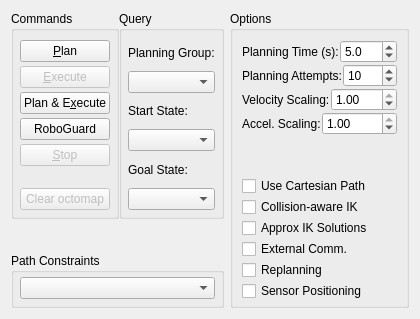
     <widget class="QWidget" name="planning">
      <attribute name="title">
       <string>Planning</string>
      </attribute>
      <layout class="QHBoxLayout" name="horizontalLayout_9">
       <item>
        <layout class="QVBoxLayout" name="verticalLayout_11">
         <property name="spacing">
          <number>0</number>
         </property>
         <item>
          <layout class="QHBoxLayout" name="horizontalLayout_7">
           <property name="spacing">
            <number>0</number>
           </property>
           <item>
            <widget class="QGroupBox" name="groupBox_9">
             <property name="title">
              <string>Commands</string>
             </property>
             <layout class="QVBoxLayout" name="verticalLayout_9">
              <property name="spacing">
               <number>4</number>
              </property>
              <property name="leftMargin">
               <number>6</number>
              </property>
              <property name="rightMargin">
               <number>6</number>
              </property>
              <property name="bottomMargin">
               <number>6</number>
              </property>
              <item>
               <widget class="QPushButton" name="plan_button">
                <property name="text">
                 <string>&amp;Plan</string>
                </property>
               </widget>
              </item>
              <item>
               <widget class="QPushButton" name="execute_button">
                <property name="enabled">
                 <bool>false</bool>
                </property>
                <property name="text">
                 <string>&amp;Execute</string>
                </property>
               </widget>
              </item>
              <item>
               <widget class="QPushButton" name="plan_and_execute_button">
                <property name="text">
                 <string>Plan &amp;&amp; E&amp;xecute</string>
                </property>
               </widget>
              </item>
              <item>
               <widget class="QPushButton" name="roboguard_button">
                <property name="text">
                 <string>RoboGuard</string>
                </property>
               </widget>
              </item>
              <item>
               <widget class="QPushButton" name="stop_button">
                <property name="enabled">
                 <bool>false</bool>
                </property>
                <property name="toolTip">
                 <string>Stop execution by sending a stop command to the move_group.</string>
                </property>
                <property name="text">
                 <string>&amp;Stop</string>
                </property>
               </widget>
              </item>
              <item>
               <widget class="QLabel" name="result_label">
                <property name="layoutDirection">
                 <enum>Qt::LeftToRight</enum>
                </property>
                <property name="text">
                 <string/>
                </property>
                <property name="alignment">
                 <set>Qt::AlignCenter</set>
                </property>
                <property name="wordWrap">
                 <bool>false</bool>
                </property>
               </widget>
              </item>
              <item>
               <widget class="QPushButton" name="clear_octomap_button">
                <property name="enabled">
                 <bool>false</bool>
                </property>
                <property name="text">
                 <string>Clear octomap</string>
                </property>
               </widget>
              </item>
             </layout>
            </widget>
           </item>
           <item>
            <widget class="QGroupBox" name="groupBox_11">
             <property name="title">
              <string>Query</string>
             </property>
             <layout class="QVBoxLayout" name="verticalLayout_6">
              <property name="leftMargin">
               <number>6</number>
              </property>
              <property name="rightMargin">
               <number>6</number>
              </property>
              <property name="bottomMargin">
               <number>6</number>
              </property>
              <item>
               <layout class="QVBoxLayout" name="verticalLayout_planning_group">
                <item>
                 <widget class="QLabel" name="label_planning_group">
                  <property name="text">
                   <string>Planning Group:</string>
                  </property>
                 </widget>
                </item>
                <item>
                 <widget class="QComboBox" name="planning_group_combo_box"/>
                </item>
               </layout>
              </item>
              <item>
               <layout class="QVBoxLayout" name="verticalLayout_start_state">
                <item>
                 <widget class="QLabel" name="label_start_state">
                  <property name="text">
                   <string>Start State:</string>
                  </property>
                 </widget>
                </item>
                <item>
                 <widget class="QComboBox" name="start_state_combo_box"/>
                </item>
               </layout>
              </item>
              <item>
               <layout class="QVBoxLayout" name="verticalLayout_goal_state">
                <item>
                 <widget class="QLabel" name="label_goal_state">
                  <property name="text">
                   <string>Goal State:</string>
                  </property>
                 </widget>
                </item>
                <item>
                 <widget class="QComboBox" name="goal_state_combo_box"/>
                </item>
               </layout>
              </item>
             </layout>
            </widget>
           </item>
          </layout>
         </item>
         <item>
          <spacer name="verticalSpacer">
           <property name="orientation">
            <enum>Qt::Vertical</enum>
           </property>
           <property name="sizeType">
            <enum>QSizePolicy::Expanding</enum>
           </property>
           <property name="sizeHint" stdset="0">
            <size>
             <width>20</width>
             <height>32</height>
            </size>
           </property>
          </spacer>
         </item>
         <item>
          <widget class="QGroupBox" name="groupBox_12">
           <property name="title">
            <string>Path Constraints</string>
           </property>
           <layout class="QVBoxLayout" name="verticalLayout_15">
            <property name="leftMargin">
             <number>6</number>
            </property>
            <property name="topMargin">
             <number>4</number>
            </property>
            <property name="rightMargin">
             <number>6</number>
            </property>
            <property name="bottomMargin">
             <number>6</number>
            </property>
            <item>
             <widget class="QComboBox" name="path_constraints_combo_box">
              <property name="toolTip">
               <string>Select path constraints from the database. </string>
              </property>
             </widget>
            </item>
           </layout>
          </widget>
         </item>
        </layout>
       </item>
       <item>
        <layout class="QVBoxLayout" name="verticalLayout_18">
         <property name="spacing">
          <number>0</number>
         </property>
         <item>
          <widget class="QGroupBox" name="groupBox_10">
           <property name="title">
            <string>Options</string>
           </property>
           <layout class="QVBoxLayout" name="verticalLayout_10">
            <property name="spacing">
             <number>1</number>
            </property>
            <property name="bottomMargin">
             <number>4</number>
            </property>
            <item>
             <layout class="QHBoxLayout" name="horizontalLayout_3">
              <property name="spacing">
               <number>1</number>
              </property>
              <item>
               <widget class="QLabel" name="label_9">
                <property name="toolTip">
                 <string>Total time allowed for planning.  Planning stops if time or number of attempts is exceeded, or goal is reached.</string>
                </property>
                <property name="text">
                 <string>Planning Time (s):</string>
                </property>
               </widget>
              </item>
              <item>
               <widget class="QDoubleSpinBox" name="planning_time">
                <property name="sizePolicy">
                 <sizepolicy hsizetype="Minimum" vsizetype="Fixed">
                  <horstretch>0</horstretch>
                  <verstretch>0</verstretch>
                 </sizepolicy>
                </property>
                <property name="minimumSize">
                 <size>
                  <width>40</width>
                  <height>0</height>
                 </size>
                </property>
                <property name="toolTip">
                 <string>Total time allowed for planning.  Planning stops if time or number of attempts is exceeded, or goal is reached.</string>
                </property>
                <property name="decimals">
                 <number>1</number>
                </property>
                <property name="maximum">
                 <double>300.000000000000000</double>
                </property>
                <property name="value">
                 <double>5.000000000000000</double>
                </property>
               </widget>
              </item>
             </layout>
            </item>
            <item>
             <layout class="QHBoxLayout" name="horizontalLayout_15">
              <property name="spacing">
               <number>1</number>
              </property>
              <item>
               <widget class="QLabel" name="label_10">
                <property name="toolTip">
                 <string>Allowed number of planning attempts. Planning stops if time or number of attempts is exceeded, or goal is reached.</string>
                </property>
                <property name="text">
                 <string>Planning Attempts:</string>
                </property>
               </widget>
              </item>
              <item>
               <widget class="QSpinBox" name="planning_attempts">
                <property name="sizePolicy">
                 <sizepolicy hsizetype="Minimum" vsizetype="Fixed">
                  <horstretch>0</horstretch>
                  <verstretch>0</verstretch>
                 </sizepolicy>
                </property>
                <property name="minimumSize">
                 <size>
                  <width>40</width>
                  <height>0</height>
                 </size>
                </property>
                <property name="toolTip">
                 <string>Allowed number of planning attempts. Planning stops if time or number of attempts is exceeded, or goal is reached.</string>
                </property>
                <property name="maximum">
                 <number>1000</number>
                </property>
                <property name="value">
                 <number>10</number>
                </property>
               </widget>
              </item>
             </layout>
            </item>
            <item>
             <layout class="QHBoxLayout" name="horizontalLayout_10">
              <property name="spacing">
               <number>1</number>
              </property>
              <item>
               <widget class="QLabel" name="label_11">
                <property name="toolTip">
                 <string>Factor (between 0 and 1) to scale down maximum joint velocities</string>
                </property>
                <property name="text">
                 <string>Velocity Scaling:</string>
                </property>
               </widget>
              </item>
              <item>
               <widget class="QDoubleSpinBox" name="velocity_scaling_factor">
                <property name="minimumSize">
                 <size>
                  <width>40</width>
                  <height>0</height>
                 </size>
                </property>
                <property name="toolTip">
                 <string>Factor (between 0 and 1) to scale down maximum joint velocities</string>
                </property>
                <property name="maximum">
                 <double>1.000000000000000</double>
                </property>
                <property name="singleStep">
                 <double>0.100000000000000</double>
                </property>
                <property name="value">
                 <double>1.000000000000000</double>
                </property>
               </widget>
              </item>
             </layout>
            </item>
            <item>
             <layout class="QHBoxLayout" name="horizontalLayout_20">
              <property name="spacing">
               <number>1</number>
              </property>
              <item>
               <widget class="QLabel" name="label_20">
                <property name="toolTip">
                 <string>Factor (between 0 and 1) to scale down maximum joint accelerations</string>
                </property>
                <property name="text">
                 <string>Accel. Scaling:</string>
                </property>
               </widget>
              </item>
              <item>
               <widget class="QDoubleSpinBox" name="acceleration_scaling_factor">
                <property name="minimumSize">
                 <size>
                  <width>40</width>
                  <height>0</height>
                 </size>
                </property>
                <property name="toolTip">
                 <string>Factor (between 0 and 1) to scale down maximum joint accelerations</string>
                </property>
                <property name="maximum">
                 <double>1.000000000000000</double>
                </property>
                <property name="singleStep">
                 <double>0.100000000000000</double>
                </property>
                <property name="value">
                 <double>1.000000000000000</double>
                </property>
               </widget>
              </item>
             </layout>
            </item>
            <item>
             <spacer name="verticalSpacer_2">
              <property name="orientation">
               <enum>Qt::Vertical</enum>
              </property>
              <property name="sizeHint" stdset="0">
               <size>
                <width>20</width>
                <height>40</height>
               </size>
              </property>
             </spacer>
            </item>
            <item>
             <widget class="QCheckBox" name="use_cartesian_path">
              <property name="sizePolicy">
               <sizepolicy hsizetype="Preferred" vsizetype="Fixed">
                <horstretch>0</horstretch>
                <verstretch>0</verstretch>
               </sizepolicy>
              </property>
              <property name="minimumSize">
               <size>
                <width>30</width>
                <height>0</height>
               </size>
              </property>
              <property name="toolTip">
               <string>Check this to generate a linear path in Cartesian (3D) space.

 This does not plan around obstacles. </string>
              </property>
              <property name="text">
               <string>Use Cartesian Path</string>
              </property>
              <property name="checked">
               <bool>false</bool>
              </property>
             </widget>
            </item>
            <item>
             <widget class="QCheckBox" name="collision_aware_ik">
              <property name="sizePolicy">
               <sizepolicy hsizetype="Preferred" vsizetype="Fixed">
                <horstretch>0</horstretch>
                <verstretch>0</verstretch>
               </sizepolicy>
              </property>
              <property name="minimumSize">
               <size>
                <width>30</width>
                <height>0</height>
               </size>
              </property>
              <property name="toolTip">
               <string>If checked, the IK solver tries to avoid collisions when searching for a start/end state set via the interactive marker.

This is usually achieved by random seeding, which can flip the robot configuration (e.g. elbow up/down). Note that motion planning is always collision-aware, regardless of this checkbox.</string>
              </property>
              <property name="text">
               <string>Collision-aware IK</string>
              </property>
              <property name="checked">
               <bool>false</bool>
              </property>
             </widget>
            </item>
            <item>
             <widget class="QCheckBox" name="approximate_ik">
              <property name="sizePolicy">
               <sizepolicy hsizetype="Preferred" vsizetype="Fixed">
                <horstretch>0</horstretch>
                <verstretch>0</verstretch>
               </sizepolicy>
              </property>
              <property name="minimumSize">
               <size>
                <width>30</width>
                <height>0</height>
               </size>
              </property>
              <property name="toolTip">
               <string>Allow approximate IK solutions, which deviate from the target pose. Useful when an exact solution cannot be found, e.g. for underactuated arms or when trying to reach an unreachable target.</string>
              </property>
              <property name="text">
               <string>Approx IK Solutions</string>
              </property>
             </widget>
            </item>
            <item>
             <widget class="QCheckBox" name="allow_external_program">
              <property name="sizePolicy">
               <sizepolicy hsizetype="Preferred" vsizetype="Fixed">
                <horstretch>0</horstretch>
                <verstretch>0</verstretch>
               </sizepolicy>
              </property>
              <property name="minimumSize">
               <size>
                <width>30</width>
                <height>0</height>
               </size>
              </property>
              <property name="toolTip">
               <string>Allow other nodes to control start and end poses as well as planning and execution, using ROS topics (/rviz/moveit/ ).</string>
              </property>
              <property name="text">
               <string>External Comm.</string>
              </property>
              <property name="checked">
               <bool>false</bool>
              </property>
             </widget>
            </item>
            <item>
             <widget class="QCheckBox" name="allow_replanning">
              <property name="sizePolicy">
               <sizepolicy hsizetype="Preferred" vsizetype="Fixed">
                <horstretch>0</horstretch>
                <verstretch>0</verstretch>
               </sizepolicy>
              </property>
              <property name="minimumSize">
               <size>
                <width>30</width>
                <height>0</height>
               </size>
              </property>
              <property name="toolTip">
               <string>EXPERIMENTAL: Trigger replanning if new collisions are detected during plan execution. Only works for the &quot;Plan &amp; Execute&quot; button. </string>
              </property>
              <property name="autoFillBackground">
               <bool>false</bool>
              </property>
              <property name="text">
               <string>Replanning</string>
              </property>
              <property name="checked">
               <bool>false</bool>
              </property>
             </widget>
            </item>
            <item>
             <widget class="QCheckBox" name="allow_looking">
              <property name="sizePolicy">
               <sizepolicy hsizetype="Preferred" vsizetype="Fixed">
                <horstretch>0</horstretch>
                <verstretch>0</verstretch>
               </sizepolicy>
              </property>
              <property name="minimumSize">
               <size>
                <width>30</width>
                <height>0</height>
               </size>
              </property>
              <property name="toolTip">
               <string>EXPERIMENTAL: Allows the robot to reposition its sensor to look around to resolve apparent collisions. A sensor needs to be set up and the new measurements have to affect the collision scene, otherwise it has no effect. See tutorial.</string>
              </property>
              <property name="text">
               <string>Sensor Positioning</string>
              </property>
              <property name="checked">
               <bool>false</bool>
              </property>
             </widget>
            </item>
           </layout>
          </widget>
         </item>
        </layout>
       </item>
      </layout>
     </widget>
